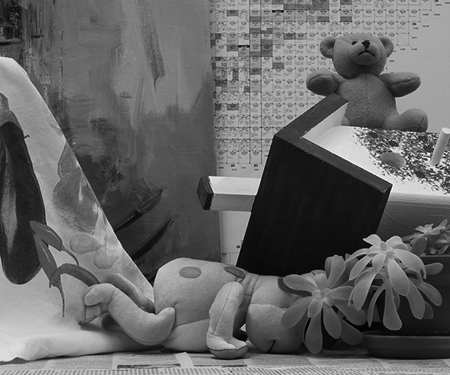
%> input picture Assignment 6/left.png, 450 x 375 px
$ octave Assginment6.m   (GNU Octave 9; MATLAB toolbox functions it lacks are replaced by stand-ins)
%> lines starting %> are read from the running program, lines starting %| are printed output that depends on the picture
% Load stereo images
left = im2double(imread('left.png'));
%> left: size 375x450 double; min 0, max 1, mean 0.395
right = im2double(imread('right.png'));
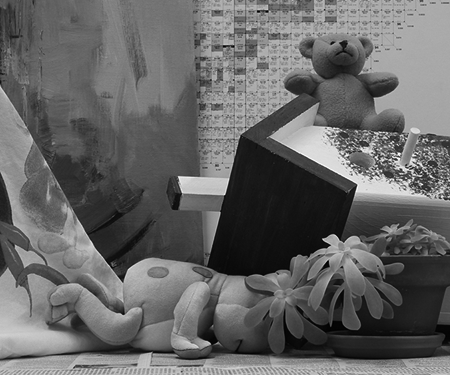
%> input picture Assignment 6/right.png, 450 x 375 px
%> right: size 375x450 double; min 0, max 1, mean 0.397

% Display input images
figure; imshow(left, []); title('Left Image');
figure; imshow(right, []); title('Right Image');

% Optimal parameters (set manually or from optimization in Task (c))
window_radius = 5; % Example optimal window size
search_range = 50; % Example optimal search range
[rows, cols] = size(left);
%> rows = 375; cols = 450

% Initialize disparity map
disparity_map = NaN(rows, cols);

% Precompute mean values for faster NCC (Task a)
left_means = conv2(left, ones(2*window_radius+1) / (2*window_radius+1)^2, 'same');
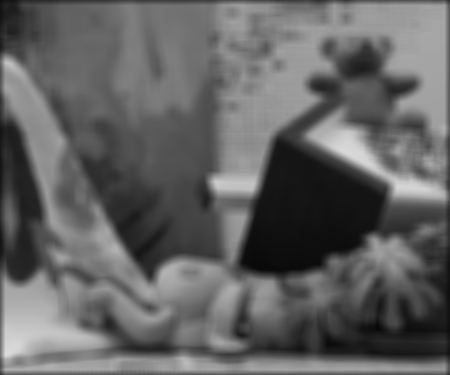
%> left_means: size 375x450 double; min 0.0329, max 0.856, mean 0.389
right_means = conv2(right, ones(2*window_radius+1) / (2*window_radius+1)^2, 'same');
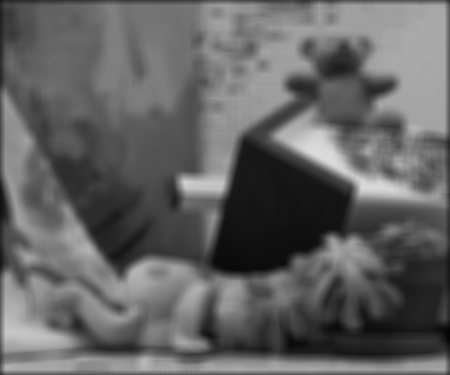
%> right_means: size 375x450 double; min 0.0141, max 0.861, mean 0.39

% Custom NCC function
ncc = @(a, b, ma, mb) sum((a(:) - ma) .* (b(:) - mb)) / ...
                      sqrt(sum((a(:) - ma).^2) * sum((b(:) - mb).^2));

% Compute disparity map (Task a)
%> (the run ends here)
